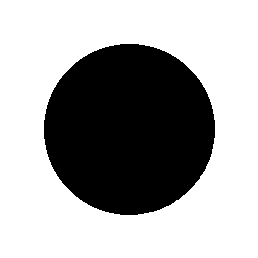
#> input picture task_5/circle.png, 258 x 258 px
$ python convolution.py
#> lines starting #> are read from the running program, lines starting #| are printed output that depends on the picture; after the words box and inside, x2 and y2 are one past the last pixel; in counts of white or black regions, pixels touching at a corner belong together
import numpy as np
from PIL import Image
import cv2

def convolution_plain_python(matrix, kernel):
    # Dimensions of the input matrix and the kernel
    m_rows, m_cols = len(matrix), len(matrix[0])
    k_rows, k_cols = len(kernel), len(kernel[0])

    # Prepare an output matrix
    output = [[0 for _ in range(m_cols - k_cols + 1)] for _ in range(m_rows - k_rows + 1)]

    # Perform the convolution operation
    for i in range(m_rows - k_rows + 1):
        for j in range(m_cols - k_cols + 1):
            # Apply the kernel to the patch
            for ki in range(k_rows):
                for kj in range(k_cols):
                    output[i][j] += matrix[i + ki][j + kj] * kernel[ki][kj]

    return output


def convoltuion_scipy(matrix, kernel):
    from scipy.signal import convolve2d
    return convolve2d(matrix, kernel, mode="valid")


def maxpooling(matrix, dim):
#> called with matrix = array of shape (4, 4), dim = 2
    output = np.zeros((int(matrix.shape[0]/dim), int(matrix.shape[1]/dim)))
    for i in range(output.shape[0]):
        for j in range(output.shape[1]):
            output[i][j] = np.max(matrix[i*dim:(i+1)*dim, j*dim:(j+1)*dim])

    return output


if __name__ == "__main__":


    X = [
        [0,0,0,0,0,0],
        [0,1,1,1,1,0],
        [0,1,1,1,1,0],
        [0,1,1,1,1,0],
        [0,1,1,1,1,0],
        [0,0,0,0,0,0]
         ]


    K1 = [
        [-1, -2, -1,],
        [0, 0, 0,],
        [1, 2, 1,],
         ]


    K2 = [
        [-1, 0, 1,],
        [-2, 0, 2,],
        [-1, 0, 1,],
        ]


    X_conv_K1 =convolution_plain_python(X, K1)

    Y1= maxpooling(np.array(X_conv_K1), 2)


    print("X_conv_K1:\n ", np.array(X_conv_K1))
    print("\n")
    print("Y1: \n ", Y1)


    # Load the image

    img = np.array(Image.open("circle.png"))
#> img is the input picture: shape (258, 258) bool; 65.5% white; 1 black region, box (x1, y1, x2, y2) and area: (44, 44, 215, 215) 22963
    import matplotlib.pyplot as plt

    img_conv_k1 = convolution_plain_python(img, K1)
#> img_conv_k1 = 256 items

    Y1 = maxpooling(np.array(img_conv_k1), 3)
#> call 2 of maxpooling, with dim = 3
#> after the loop in maxpooling (call 2), `for i in range(output.shape[0]):`:
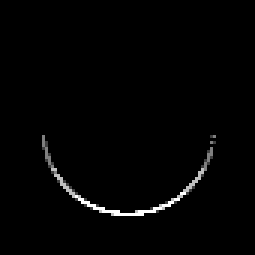
#> output: shape (85, 85) float64 (shown 3 times larger); min 0, max 4, mean 0.0536; drawn with min black and max white


    # show img, img_conv_k1, Y1 in one figure
    fig, ax = plt.subplots(1, 3, figsize=(15, 15))
    ax[0].imshow(img, cmap="gray")

    ax[1].imshow(img_conv_k1, cmap="gray")

    ax[2].imshow(Y1, cmap="gray")

    plt.show()
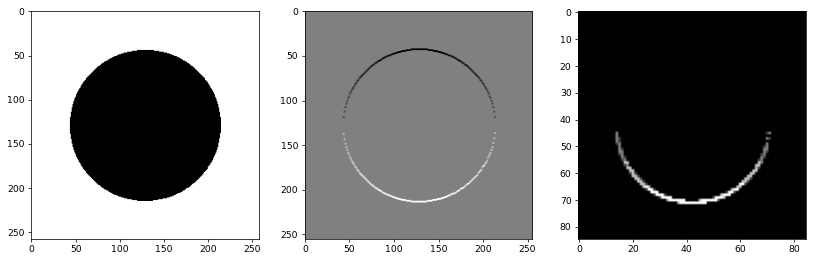
#> figure drawn by matplotlib, 3 panels
